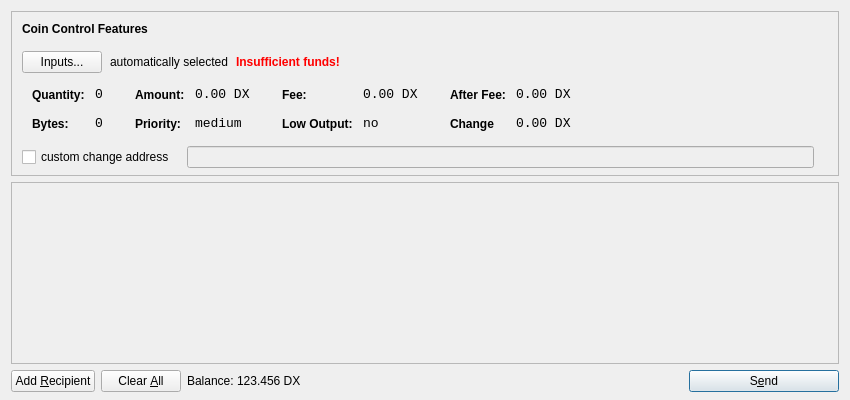
<?xml version="1.0" encoding="UTF-8"?>
<ui version="4.0">
 <class>SendCoinsDialog</class>
 <widget class="QDialog" name="SendCoinsDialog">
  <property name="geometry">
   <rect>
    <x>0</x>
    <y>0</y>
    <width>850</width>
    <height>400</height>
   </rect>
  </property>
  <property name="windowTitle">
   <string>Send Coins</string>
  </property>
  <layout class="QVBoxLayout" name="verticalLayout" stretch="0,1,0">
   <property name="bottomMargin">
    <number>8</number>
   </property>
   <item>
    <widget class="QFrame" name="frameCoinControl">
     <property name="sizePolicy">
      <sizepolicy hsizetype="Expanding" vsizetype="Expanding">
       <horstretch>0</horstretch>
       <verstretch>0</verstretch>
      </sizepolicy>
     </property>
     <property name="maximumSize">
      <size>
       <width>16777215</width>
       <height>16777215</height>
      </size>
     </property>
     <property name="frameShape">
      <enum>QFrame::StyledPanel</enum>
     </property>
     <property name="frameShadow">
      <enum>QFrame::Sunken</enum>
     </property>
     <layout class="QVBoxLayout" name="verticalLayoutCoinControl2">
      <property name="spacing">
       <number>-1</number>
      </property>
      <property name="leftMargin">
       <number>0</number>
      </property>
      <property name="topMargin">
       <number>0</number>
      </property>
      <property name="rightMargin">
       <number>0</number>
      </property>
      <property name="bottomMargin">
       <number>6</number>
      </property>
      <item>
       <layout class="QVBoxLayout" name="verticalLayoutCoinControl" stretch="0,0,0,0,1">
        <property name="spacing">
         <number>0</number>
        </property>
        <property name="leftMargin">
         <number>10</number>
        </property>
        <property name="topMargin">
         <number>10</number>
        </property>
        <item>
         <layout class="QHBoxLayout" name="horizontalLayoutCoinControl1">
          <property name="bottomMargin">
           <number>15</number>
          </property>
          <item>
           <widget class="QLabel" name="labelCoinControlFeatures">
            <property name="sizePolicy">
             <sizepolicy hsizetype="Preferred" vsizetype="Maximum">
              <horstretch>0</horstretch>
              <verstretch>0</verstretch>
             </sizepolicy>
            </property>
            <property name="font">
             <font>
              <weight>75</weight>
              <bold>true</bold>
             </font>
            </property>
            <property name="styleSheet">
             <string notr="true">font-weight:bold;</string>
            </property>
            <property name="text">
             <string>Coin Control Features</string>
            </property>
           </widget>
          </item>
         </layout>
        </item>
        <item>
         <layout class="QHBoxLayout" name="horizontalLayoutCoinControl2" stretch="0,0,0,0">
          <property name="spacing">
           <number>8</number>
          </property>
          <property name="bottomMargin">
           <number>10</number>
          </property>
          <item>
           <widget class="QPushButton" name="pushButtonCoinControl">
            <property name="styleSheet">
             <string notr="true"/>
            </property>
            <property name="text">
             <string>Inputs...</string>
            </property>
           </widget>
          </item>
          <item>
           <widget class="QLabel" name="labelCoinControlAutomaticallySelected">
            <property name="text">
             <string>automatically selected</string>
            </property>
            <property name="margin">
             <number>5</number>
            </property>
           </widget>
          </item>
          <item>
           <widget class="QLabel" name="labelCoinControlInsuffFunds">
            <property name="font">
             <font>
              <weight>75</weight>
              <bold>true</bold>
             </font>
            </property>
            <property name="styleSheet">
             <string notr="true">color:red;font-weight:bold;</string>
            </property>
            <property name="text">
             <string>Insufficient funds!</string>
            </property>
            <property name="margin">
             <number>5</number>
            </property>
           </widget>
          </item>
          <item>
           <spacer name="horizontalSpacerCoinControl">
            <property name="orientation">
             <enum>Qt::Horizontal</enum>
            </property>
            <property name="sizeHint" stdset="0">
             <size>
              <width>40</width>
              <height>1</height>
             </size>
            </property>
           </spacer>
          </item>
         </layout>
        </item>
        <item>
         <widget class="QWidget" name="widgetCoinControl" native="true">
          <property name="sizePolicy">
           <sizepolicy hsizetype="Preferred" vsizetype="Preferred">
            <horstretch>0</horstretch>
            <verstretch>0</verstretch>
           </sizepolicy>
          </property>
          <property name="minimumSize">
           <size>
            <width>0</width>
            <height>0</height>
           </size>
          </property>
          <property name="styleSheet">
           <string notr="true"/>
          </property>
          <layout class="QHBoxLayout" name="horizontalLayoutCoinControl5">
           <property name="margin">
            <number>0</number>
           </property>
           <item>
            <layout class="QHBoxLayout" name="horizontalLayoutCoinControl3" stretch="0,0,0,1">
             <property name="spacing">
              <number>20</number>
             </property>
             <property name="topMargin">
              <number>0</number>
             </property>
             <property name="bottomMargin">
              <number>10</number>
             </property>
             <item>
              <layout class="QFormLayout" name="formLayoutCoinControl1">
               <property name="horizontalSpacing">
                <number>10</number>
               </property>
               <property name="verticalSpacing">
                <number>14</number>
               </property>
               <property name="leftMargin">
                <number>10</number>
               </property>
               <property name="topMargin">
                <number>4</number>
               </property>
               <property name="rightMargin">
                <number>6</number>
               </property>
               <item row="0" column="0">
                <widget class="QLabel" name="labelCoinControlQuantityText">
                 <property name="styleSheet">
                  <string notr="true">font-weight:bold;</string>
                 </property>
                 <property name="text">
                  <string>Quantity:</string>
                 </property>
                 <property name="margin">
                  <number>0</number>
                 </property>
                </widget>
               </item>
               <item row="0" column="1">
                <widget class="QLabel" name="labelCoinControlQuantity">
                 <property name="font">
                  <font>
                   <family>Monospace</family>
                   <pointsize>10</pointsize>
                  </font>
                 </property>
                 <property name="cursor">
                  <cursorShape>IBeamCursor</cursorShape>
                 </property>
                 <property name="contextMenuPolicy">
                  <enum>Qt::ActionsContextMenu</enum>
                 </property>
                 <property name="text">
                  <string>0</string>
                 </property>
                 <property name="margin">
                  <number>0</number>
                 </property>
                 <property name="textInteractionFlags">
                  <set>Qt::LinksAccessibleByMouse|Qt::TextSelectableByKeyboard|Qt::TextSelectableByMouse</set>
                 </property>
                </widget>
               </item>
               <item row="1" column="0">
                <widget class="QLabel" name="labelCoinControlBytesText">
                 <property name="styleSheet">
                  <string notr="true">font-weight:bold;</string>
                 </property>
                 <property name="text">
                  <string>Bytes:</string>
                 </property>
                </widget>
               </item>
               <item row="1" column="1">
                <widget class="QLabel" name="labelCoinControlBytes">
                 <property name="font">
                  <font>
                   <family>Monospace</family>
                   <pointsize>10</pointsize>
                  </font>
                 </property>
                 <property name="cursor">
                  <cursorShape>IBeamCursor</cursorShape>
                 </property>
                 <property name="contextMenuPolicy">
                  <enum>Qt::ActionsContextMenu</enum>
                 </property>
                 <property name="text">
                  <string>0</string>
                 </property>
                 <property name="textInteractionFlags">
                  <set>Qt::LinksAccessibleByMouse|Qt::TextSelectableByKeyboard|Qt::TextSelectableByMouse</set>
                 </property>
                </widget>
               </item>
              </layout>
             </item>
             <item>
              <layout class="QFormLayout" name="formLayoutCoinControl2">
               <property name="horizontalSpacing">
                <number>10</number>
               </property>
               <property name="verticalSpacing">
                <number>14</number>
               </property>
               <property name="leftMargin">
                <number>6</number>
               </property>
               <property name="topMargin">
                <number>4</number>
               </property>
               <property name="rightMargin">
                <number>6</number>
               </property>
               <item row="0" column="0">
                <widget class="QLabel" name="labelCoinControlAmountText">
                 <property name="styleSheet">
                  <string notr="true">font-weight:bold;</string>
                 </property>
                 <property name="text">
                  <string>Amount:</string>
                 </property>
                 <property name="margin">
                  <number>0</number>
                 </property>
                </widget>
               </item>
               <item row="0" column="1">
                <widget class="QLabel" name="labelCoinControlAmount">
                 <property name="font">
                  <font>
                   <family>Monospace</family>
                   <pointsize>10</pointsize>
                  </font>
                 </property>
                 <property name="cursor">
                  <cursorShape>IBeamCursor</cursorShape>
                 </property>
                 <property name="contextMenuPolicy">
                  <enum>Qt::ActionsContextMenu</enum>
                 </property>
                 <property name="text">
                  <string>0.00 DX</string>
                 </property>
                 <property name="textInteractionFlags">
                  <set>Qt::LinksAccessibleByMouse|Qt::TextSelectableByKeyboard|Qt::TextSelectableByMouse</set>
                 </property>
                </widget>
               </item>
               <item row="1" column="0">
                <widget class="QLabel" name="labelCoinControlPriorityText">
                 <property name="styleSheet">
                  <string notr="true">font-weight:bold;</string>
                 </property>
                 <property name="text">
                  <string>Priority:</string>
                 </property>
                </widget>
               </item>
               <item row="1" column="1">
                <widget class="QLabel" name="labelCoinControlPriority">
                 <property name="font">
                  <font>
                   <family>Monospace</family>
                   <pointsize>10</pointsize>
                  </font>
                 </property>
                 <property name="cursor">
                  <cursorShape>IBeamCursor</cursorShape>
                 </property>
                 <property name="contextMenuPolicy">
                  <enum>Qt::ActionsContextMenu</enum>
                 </property>
                 <property name="text">
                  <string>medium</string>
                 </property>
                 <property name="textInteractionFlags">
                  <set>Qt::LinksAccessibleByMouse|Qt::TextSelectableByKeyboard|Qt::TextSelectableByMouse</set>
                 </property>
                </widget>
               </item>
              </layout>
             </item>
             <item>
              <layout class="QFormLayout" name="formLayoutCoinControl3">
               <property name="horizontalSpacing">
                <number>10</number>
               </property>
               <property name="verticalSpacing">
                <number>14</number>
               </property>
               <property name="leftMargin">
                <number>6</number>
               </property>
               <property name="topMargin">
                <number>4</number>
               </property>
               <property name="rightMargin">
                <number>6</number>
               </property>
               <item row="0" column="0">
                <widget class="QLabel" name="labelCoinControlFeeText">
                 <property name="styleSheet">
                  <string notr="true">font-weight:bold;</string>
                 </property>
                 <property name="text">
                  <string>Fee:</string>
                 </property>
                 <property name="margin">
                  <number>0</number>
                 </property>
                </widget>
               </item>
               <item row="0" column="1">
                <widget class="QLabel" name="labelCoinControlFee">
                 <property name="font">
                  <font>
                   <family>Monospace</family>
                   <pointsize>10</pointsize>
                  </font>
                 </property>
                 <property name="cursor">
                  <cursorShape>IBeamCursor</cursorShape>
                 </property>
                 <property name="contextMenuPolicy">
                  <enum>Qt::ActionsContextMenu</enum>
                 </property>
                 <property name="text">
                  <string>0.00 DX</string>
                 </property>
                 <property name="textInteractionFlags">
                  <set>Qt::LinksAccessibleByMouse|Qt::TextSelectableByKeyboard|Qt::TextSelectableByMouse</set>
                 </property>
                </widget>
               </item>
               <item row="1" column="0">
                <widget class="QLabel" name="labelCoinControlLowOutputText">
                 <property name="styleSheet">
                  <string notr="true">font-weight:bold;</string>
                 </property>
                 <property name="text">
                  <string>Low Output:</string>
                 </property>
                </widget>
               </item>
               <item row="1" column="1">
                <widget class="QLabel" name="labelCoinControlLowOutput">
                 <property name="font">
                  <font>
                   <family>Monospace</family>
                   <pointsize>10</pointsize>
                  </font>
                 </property>
                 <property name="cursor">
                  <cursorShape>IBeamCursor</cursorShape>
                 </property>
                 <property name="contextMenuPolicy">
                  <enum>Qt::ActionsContextMenu</enum>
                 </property>
                 <property name="text">
                  <string>no</string>
                 </property>
                 <property name="textInteractionFlags">
                  <set>Qt::LinksAccessibleByMouse|Qt::TextSelectableByKeyboard|Qt::TextSelectableByMouse</set>
                 </property>
                </widget>
               </item>
              </layout>
             </item>
             <item>
              <layout class="QFormLayout" name="formLayoutCoinControl4">
               <property name="horizontalSpacing">
                <number>10</number>
               </property>
               <property name="verticalSpacing">
                <number>14</number>
               </property>
               <property name="leftMargin">
                <number>6</number>
               </property>
               <property name="topMargin">
                <number>4</number>
               </property>
               <property name="rightMargin">
                <number>6</number>
               </property>
               <item row="0" column="0">
                <widget class="QLabel" name="labelCoinControlAfterFeeText">
                 <property name="styleSheet">
                  <string notr="true">font-weight:bold;</string>
                 </property>
                 <property name="text">
                  <string>After Fee:</string>
                 </property>
                 <property name="margin">
                  <number>0</number>
                 </property>
                </widget>
               </item>
               <item row="0" column="1">
                <widget class="QLabel" name="labelCoinControlAfterFee">
                 <property name="font">
                  <font>
                   <family>Monospace</family>
                   <pointsize>10</pointsize>
                  </font>
                 </property>
                 <property name="cursor">
                  <cursorShape>IBeamCursor</cursorShape>
                 </property>
                 <property name="contextMenuPolicy">
                  <enum>Qt::ActionsContextMenu</enum>
                 </property>
                 <property name="text">
                  <string>0.00 DX</string>
                 </property>
                 <property name="textInteractionFlags">
                  <set>Qt::LinksAccessibleByMouse|Qt::TextSelectableByKeyboard|Qt::TextSelectableByMouse</set>
                 </property>
                </widget>
               </item>
               <item row="1" column="0">
                <widget class="QLabel" name="labelCoinControlChangeText">
                 <property name="styleSheet">
                  <string notr="true">font-weight:bold;</string>
                 </property>
                 <property name="text">
                  <string>Change</string>
                 </property>
                </widget>
               </item>
               <item row="1" column="1">
                <widget class="QLabel" name="labelCoinControlChange">
                 <property name="font">
                  <font>
                   <family>Monospace</family>
                   <pointsize>10</pointsize>
                  </font>
                 </property>
                 <property name="cursor">
                  <cursorShape>IBeamCursor</cursorShape>
                 </property>
                 <property name="contextMenuPolicy">
                  <enum>Qt::ActionsContextMenu</enum>
                 </property>
                 <property name="text">
                  <string>0.00 DX</string>
                 </property>
                 <property name="textInteractionFlags">
                  <set>Qt::LinksAccessibleByMouse|Qt::TextSelectableByKeyboard|Qt::TextSelectableByMouse</set>
                 </property>
                </widget>
               </item>
              </layout>
             </item>
            </layout>
           </item>
          </layout>
         </widget>
        </item>
        <item>
         <layout class="QHBoxLayout" name="horizontalLayoutCoinControl4" stretch="0,0,0">
          <property name="spacing">
           <number>12</number>
          </property>
          <property name="sizeConstraint">
           <enum>QLayout::SetDefaultConstraint</enum>
          </property>
          <property name="topMargin">
           <number>5</number>
          </property>
          <property name="rightMargin">
           <number>5</number>
          </property>
          <item>
           <widget class="QCheckBox" name="checkBoxCoinControlChange">
            <property name="text">
             <string>custom change address</string>
            </property>
           </widget>
          </item>
          <item>
           <widget class="QLineEdit" name="lineEditCoinControlChange">
            <property name="enabled">
             <bool>false</bool>
            </property>
            <property name="sizePolicy">
             <sizepolicy hsizetype="Expanding" vsizetype="Fixed">
              <horstretch>0</horstretch>
              <verstretch>0</verstretch>
             </sizepolicy>
            </property>
           </widget>
          </item>
          <item>
           <widget class="QLabel" name="labelCoinControlChangeLabel">
            <property name="sizePolicy">
             <sizepolicy hsizetype="Preferred" vsizetype="Expanding">
              <horstretch>0</horstretch>
              <verstretch>0</verstretch>
             </sizepolicy>
            </property>
            <property name="minimumSize">
             <size>
              <width>0</width>
              <height>0</height>
             </size>
            </property>
            <property name="text">
             <string/>
            </property>
            <property name="margin">
             <number>3</number>
            </property>
           </widget>
          </item>
         </layout>
        </item>
        <item>
         <spacer name="verticalSpacerCoinControl">
          <property name="orientation">
           <enum>Qt::Vertical</enum>
          </property>
          <property name="sizeHint" stdset="0">
           <size>
            <width>800</width>
            <height>1</height>
           </size>
          </property>
         </spacer>
        </item>
       </layout>
      </item>
     </layout>
    </widget>
   </item>
   <item>
    <widget class="QScrollArea" name="scrollArea">
     <property name="widgetResizable">
      <bool>true</bool>
     </property>
     <widget class="QWidget" name="scrollAreaWidgetContents">
      <property name="geometry">
       <rect>
        <x>0</x>
        <y>0</y>
        <width>830</width>
        <height>165</height>
       </rect>
      </property>
      <layout class="QVBoxLayout" name="verticalLayout_2">
       <property name="margin">
        <number>0</number>
       </property>
       <item>
        <layout class="QVBoxLayout" name="entries">
         <property name="spacing">
          <number>6</number>
         </property>
        </layout>
       </item>
       <item>
        <spacer name="verticalSpacer">
         <property name="orientation">
          <enum>Qt::Vertical</enum>
         </property>
         <property name="sizeHint" stdset="0">
          <size>
           <width>20</width>
           <height>40</height>
          </size>
         </property>
        </spacer>
       </item>
      </layout>
     </widget>
    </widget>
   </item>
   <item>
    <layout class="QHBoxLayout" name="horizontalLayout">
     <item>
      <widget class="QPushButton" name="addButton">
       <property name="toolTip">
        <string>Send to multiple recipients at once</string>
       </property>
       <property name="text">
        <string>Add &amp;Recipient</string>
       </property>
       <property name="icon">
        <iconset resource="../bitcoin.qrc">
         <normaloff>:/icons/add</normaloff>:/icons/add</iconset>
       </property>
       <property name="autoDefault">
        <bool>false</bool>
       </property>
      </widget>
     </item>
     <item>
      <widget class="QPushButton" name="clearButton">
       <property name="sizePolicy">
        <sizepolicy hsizetype="Minimum" vsizetype="Fixed">
         <horstretch>0</horstretch>
         <verstretch>0</verstretch>
        </sizepolicy>
       </property>
       <property name="toolTip">
        <string>Remove all transaction fields</string>
       </property>
       <property name="text">
        <string>Clear &amp;All</string>
       </property>
       <property name="icon">
        <iconset resource="../bitcoin.qrc">
         <normaloff>:/icons/remove</normaloff>:/icons/remove</iconset>
       </property>
       <property name="autoRepeatDelay">
        <number>300</number>
       </property>
       <property name="autoDefault">
        <bool>false</bool>
       </property>
      </widget>
     </item>
     <item>
      <layout class="QHBoxLayout" name="horizontalLayout_2">
       <property name="spacing">
        <number>3</number>
       </property>
       <item>
        <widget class="QLabel" name="label">
         <property name="sizePolicy">
          <sizepolicy hsizetype="Preferred" vsizetype="Fixed">
           <horstretch>0</horstretch>
           <verstretch>0</verstretch>
          </sizepolicy>
         </property>
         <property name="text">
          <string>Balance:</string>
         </property>
        </widget>
       </item>
       <item>
        <widget class="QLabel" name="labelBalance">
         <property name="sizePolicy">
          <sizepolicy hsizetype="Preferred" vsizetype="Fixed">
           <horstretch>0</horstretch>
           <verstretch>0</verstretch>
          </sizepolicy>
         </property>
         <property name="cursor">
          <cursorShape>IBeamCursor</cursorShape>
         </property>
         <property name="text">
          <string>123.456 DX</string>
         </property>
         <property name="textInteractionFlags">
          <set>Qt::LinksAccessibleByMouse|Qt::TextSelectableByKeyboard|Qt::TextSelectableByMouse</set>
         </property>
        </widget>
       </item>
      </layout>
     </item>
     <item>
      <spacer name="horizontalSpacer">
       <property name="orientation">
        <enum>Qt::Horizontal</enum>
       </property>
       <property name="sizeHint" stdset="0">
        <size>
         <width>40</width>
         <height>20</height>
        </size>
       </property>
      </spacer>
     </item>
     <item>
      <widget class="QPushButton" name="sendButton">
       <property name="minimumSize">
        <size>
         <width>150</width>
         <height>0</height>
        </size>
       </property>
       <property name="toolTip">
        <string>Confirm the send action</string>
       </property>
       <property name="text">
        <string>S&amp;end</string>
       </property>
       <property name="icon">
        <iconset resource="../bitcoin.qrc">
         <normaloff>:/icons/send</normaloff>:/icons/send</iconset>
       </property>
       <property name="default">
        <bool>true</bool>
       </property>
      </widget>
     </item>
    </layout>
   </item>
  </layout>
 </widget>
 <resources>
  <include location="../bitcoin.qrc"/>
 </resources>
 <connections/>
</ui>
